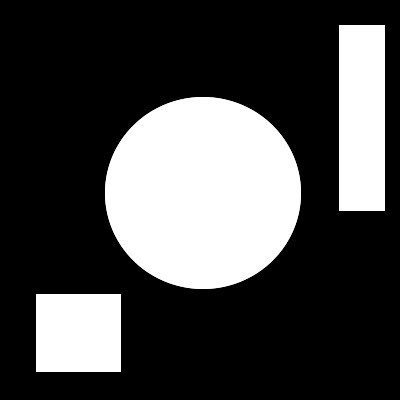
#> input picture images/Label.jpg, 400 x 400 px
$ python background-substraction.py
#> lines starting #> are read from the running program, lines starting #| are printed output that depends on the picture; after the words box and inside, x2 and y2 are one past the last pixel; in counts of white or black regions, pixels touching at a corner belong together
# -*- coding: utf-8 -*-

import cv2
import numpy as np
from matplotlib import pyplot as plt


def show_image(title, data):
    cv2.imshow(title, data)
    while True:
        if cv2.waitKey(1) & 0xFF == ord('q'):
            break


if __name__ == '__main__':
    img_src = cv2.imread('../images/Label.jpg', cv2.IMREAD_GRAYSCALE)
#> img_src is the input picture: shape (400, 400); min 0, max 255, mean 71.5
    img_bkg = cv2.imread('../images/Mask.jpg', cv2.IMREAD_GRAYSCALE)
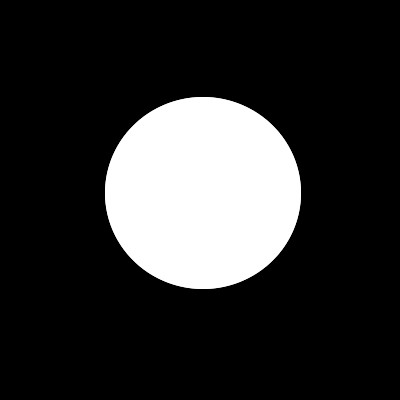
#> input picture images/Mask.jpg, 400 x 400 px
#> img_bkg is the input picture: shape (400, 400); min 0, max 255, mean 47.3

    # Background Substraction
    img_diff = cv2.absdiff(img_src, img_bkg)
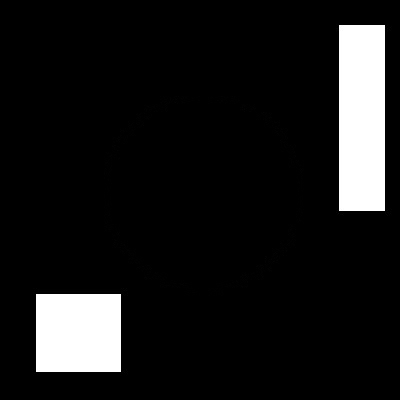
#> img_diff: shape (400, 400); min 0, max 255, mean 24.2
    ret, img_bin = cv2.threshold(img_diff, 50, 255, cv2.THRESH_BINARY)
#> img_bin: shape (400, 400); 9.5% white; 2 white regions, box (x1, y1, x2, y2) and area: (339, 25, 385, 211) 8556, (36, 294, 121, 372) 6630
    kernel = np.ones((3, 3), np.uint8)

    # 膨張・収縮処理で小さな孔や連結部分を除去
    img_dilation = cv2.dilate(img_bin, kernel, iterations=4)  # 膨張処理
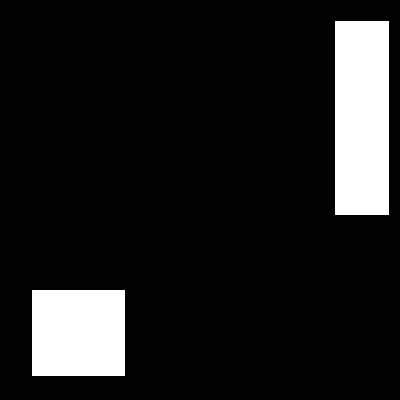
#> img_dilation: shape (400, 400); 11.5% white; 2 white regions, box (x1, y1, x2, y2) and area: (335, 21, 389, 215) 10476, (32, 290, 125, 376) 7998
    img_msk = cv2.erode(img_dilation, kernel, iterations=4)  # 収縮処理

    img_dst = cv2.bitwise_and(img_src, img_msk)  # マスク画像で切り出す

    images = [img_src, img_bkg, img_dst]
    titles = ['original', 'background', 'background substraction']

    for i in range(3):
        plt.subplot(1, 3, i+1), plt.imshow(images[i], 'gray')
        plt.title(titles[i])
        plt.xticks([]), plt.yticks([])

    plt.savefig('../output/cv2-background-sub.jpg')
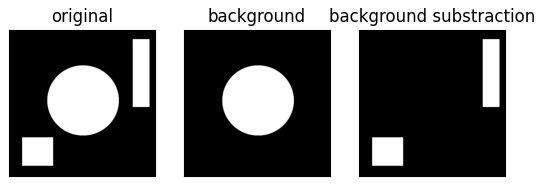
#> figure drawn by matplotlib, 3 panels
    plt.show()
